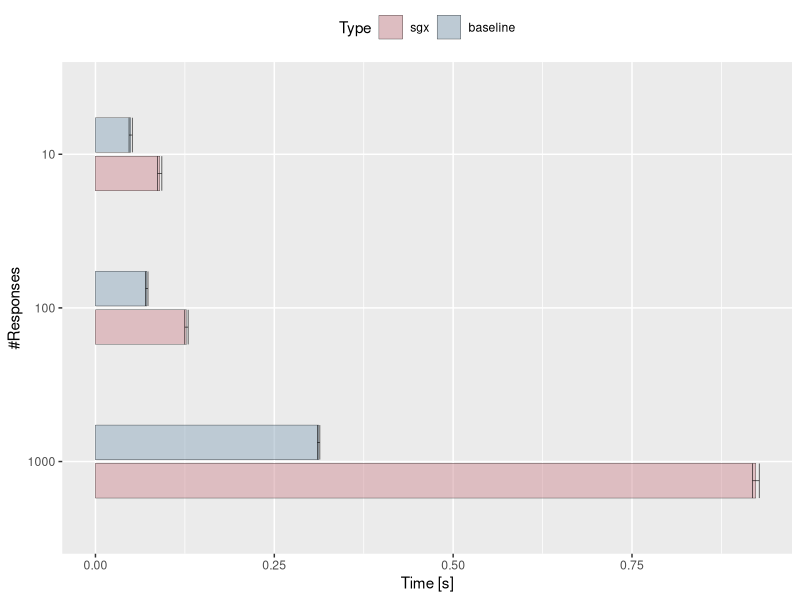
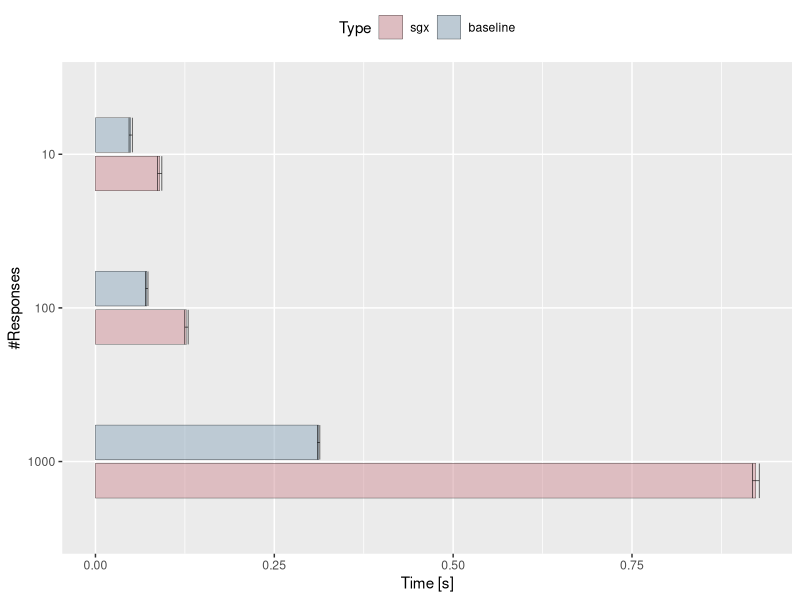

Recreate these plots in R, in order.
library(tidyverse)
library(scales)

pdf(NULL)

data <- read_csv("results/computation/results.csv", col_names = c("type", "responses", "time"), col_types = "ccc") %>%
    mutate(
        responses = parse_number(responses),
        time = parse_number(substr(time, 0, nchar(time) - 6)) / 1000
    ) %>%
    group_by(responses, type) %>%
    summarize(
        t.min = min(time),
        t.max = max(time),
        t.mean = mean(time),
        t.sd = sd(time),
        t.num = n()
    ) %>% mutate(
        te.se = t.sd / sqrt(t.num),
        t.m.ci.h = t.mean - qt(1 - (0.05 / 2), t.num - 1) * te.se,
        t.m.ci.l = t.mean + qt(1 - (0.05 / 2), t.num - 1) * te.se
    )

data %>% filter(responses < 10000) %>% ggplot(aes(x=reorder(responses, desc(responses)), y=t.mean)) +
        geom_bar(aes(fill=reorder(type, desc(type))), alpha=.5, stat="identity", color="black", size=.1, width=.5, position = "dodge2") + 
        geom_errorbar(aes(fill=reorder(type, desc(type)), ymin=t.m.ci.l, ymax=t.m.ci.h), size=.2, width=.5, position = "dodge2") + 
        scale_fill_manual(values=c("#d08f97", "#8fa9bd"), name="Type", guide = guide_legend(reverse=F)) +
        xlab("#Responses") +
        ylab("Time [s]") +
        theme(legend.position = "top") +
        coord_flip()

write_csv(data, "results/computation-stats.csv")
ggsave("results/computation.pdf", plot = last_plot(), scale = 1, width = 84.75, height = 50, units = "mm", dpi = 300)

